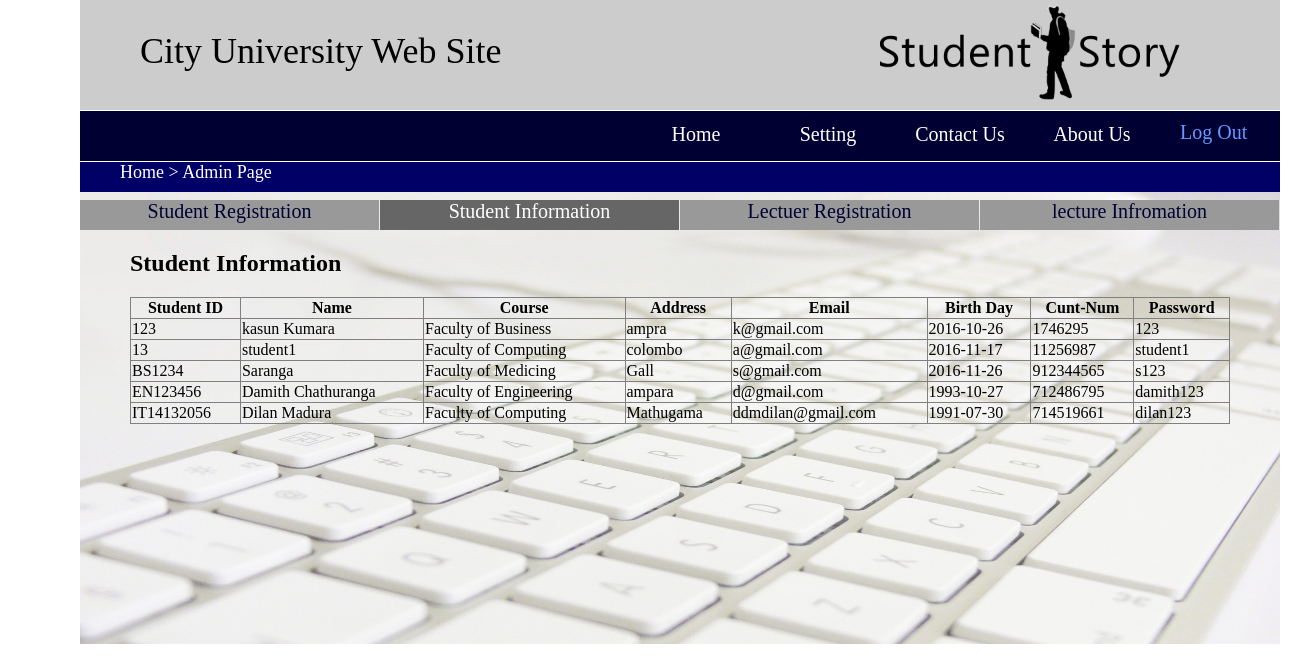
/studentlist.php, run on the app's committed database.
### tables this page shows
CREATE TABLE `student` (
  `S_Regno` varchar(10) NOT NULL,
  `Name` varchar(50) DEFAULT NULL,
  `course` varchar(100) NOT NULL,
  `Address` varchar(60) DEFAULT NULL,
  `Email` varchar(25) DEFAULT NULL,
  `Age` date DEFAULT NULL,
  `contact` int(10) NOT NULL,
  `password` varchar(30) NOT NULL
);

### studentlist.php (the view, shortened to what this page needs)
<!DOCTYPE html>
<html lang="en">
  <head>
    <link rel="stylesheet" href="my1.css" />
  </head>
  <body>
    <div id="a1">
    <div id="a2">City University Web Site</div>
    <div style="position: absolute;left: 800px"><img src="student1.png" / style="width: 300px;height: 100px">
      </div>
    <div id="a3">
    <ul style="left: 550px">
          <li ><a href="login1.php">Home</a></li>
          <li><a href="setting.php">Setting</a></li>
          <li><a href="contactus.php">Contact Us</a></li>
          <li><a href="aboutus.html">About Us</a></li>
    </ul>
      <a href="login1.php"style="color: #6699ff;text-decoration: none;left: 1100px;position: absolute;top: 10px">Log Out</a>
    </div>
    <div id="a5"><img src="key.jpg"style="width: 1200px;height: 480px;" /></div>
    <div id="a4">Home > Admin Page </div>
        <a href="student.php"id="a10" >Student Registration</a>
		<a id="a10"style="left:300px;background-color:#666666;color:#ffffff">Student Information</a>
        <a id="a10"style="left:600px"href="lecturer.php">Lectuer Registration</a>
        <a href="lecturelist.php"id="a10"style="left:900px">lecture Infromation</a>
	<?php
		$conn = new mysqli("localhost","root","","pdm");
		$sql = 'SELECT * FROM student';
		$result = $conn->query($sql);
	?>
		<div style="position:absolute;left:50px;top:230px">
		<h2>Student Information</h2>
		<table border="1" style= "background-color: ; margin: 0 auto;width:1100px;border-collapse: collapse;
}" >
			<thead>
				<tr>
				  <th>Student ID</th>
				  <th>Name</th>
				  <th>Course</th>
				  <th>Address</th>
				  <th>Email</th>
				  <th>Birth Day</th>
				  <th>Cunt-Num</th>
				  <th>Password</th>
				</tr>
			</thead>
			<tbody>
				<?php
					if ($result) {
					if ($result->num_rows > 0) {
						while($row = $result->fetch_assoc()) {
							echo
							"<tr>
								<td>".$row['S_Regno']."</td>
								<td>".$row['Name']."</td>
								<td>".$row['course']."</td>
								<td>".$row['Address']."</td>
								<td>".$row['Email']."</td>
								<td>".$row['Age']."</td>
								<td>".$row['contact']."</td>
								<td>".$row['password']."</td>
							</tr>\n";
						}
						}
						else {
							echo "no results was found";
						}
						} else {
							echo $conn->error;
						}
					?>
				</tbody>
			</table>
			</div>
    </div>
  </body>
</html>

### my1.css (style rules this page uses)
#a1 { position:absolute; width: 1200px; top:0px; font size: 20px; height: 600px; background-color: #ffffff; left: 80px; }
#a2 { position: absolute; width: 1140px; height: 80px; background-color: #cccccc; color: #00033; padding-left: 60px; font-size: 36px; padding-top: 30px; }
#a3 { top:111px; position: absolute; width: 1200px; height: 50px; background-color: #000033; color: #ffffff; font-size: 20px; }
#a4 { top:162px; position: absolute; width: 1160px; height: 30px; background-color: #000066; color: #ffffff; padding-left:40px; font-size: 18px; }
#a5 { top:164px; position: absolute; width: 1200px; height: 100px; }
ul { position:absolute; left:0px; list-style-type: none; margin: 0; padding: 0; overflow: hidden; }
li { float: left; }
li a { display: block; color: #ffffff; text-align: center; padding: 12px 6px; text-decoration: none; width: 120px; }
#a10 { width:299px; position:absolute; top:200px; text-decoration:none; background-color:#999999; color:#000033; text-align:center; height:30px; margin-top;10px; font-size:20px; }

### data on the page
student: S_Regno "123", Name "kasun Kumara", course "Faculty of Business", Address "ampra", Email "k@gmail.com", Age "2016-10-26", contact "1746295", password "123"
student: S_Regno "13", Name "student1", course "Faculty of Computing", Address "colombo", Email "a@gmail.com", Age "2016-11-17", contact "11256987", password "student1"
student: S_Regno "BS1234", Name "Saranga", course "Faculty of Medicing", Address "Gall", Email "s@gmail.com", Age "2016-11-26", contact "912344565", password "s123"
student: S_Regno "EN123456", Name "Damith Chathuranga", course "Faculty of Engineering", Address "ampara", Email "d@gmail.com", Age "1993-10-27", contact "712486795", password "damith123"
student: S_Regno "IT14132056", Name "Dilan Madura", course "Faculty of Computing", Address "Mathugama", Email "ddmdilan@gmail.com", Age "1991-07-30", contact "714519661", password "dilan123"
